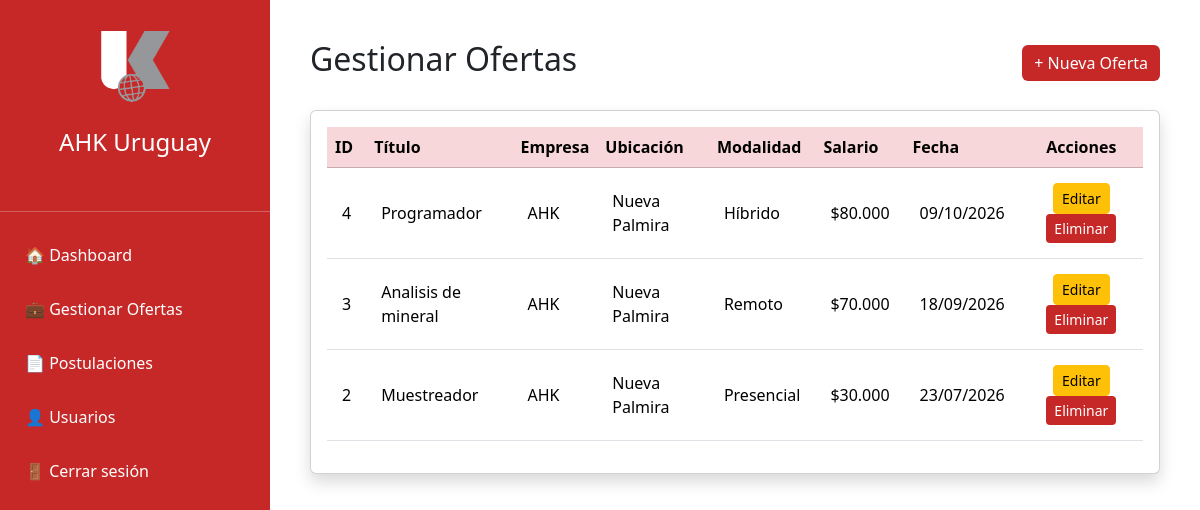
/admin/ofertas/listar_ofertas.php (signed in), run on the app's committed database.
### tables this page shows
CREATE TABLE `ofertas_laborales` (
  `id` int(11) NOT NULL,
  `titulo` varchar(150) NOT NULL,
  `empresa` varchar(150) DEFAULT NULL,
  `ubicacion` varchar(100) DEFAULT NULL,
  `modalidad` varchar(50) DEFAULT NULL,
  `salario` varchar(50) DEFAULT NULL,
  `descripcion` text DEFAULT NULL,
  `requisitos` text DEFAULT NULL,
  `fecha_publicacion` date DEFAULT NULL
);

### admin/ofertas/listar_ofertas.php (the view, shortened to what this page needs)
<?php
$conn = conectar();
$sql = "SELECT * FROM ofertas_laborales
        ORDER BY fecha_publicacion DESC";
$resultado = $conn->query($sql);
?>
<!DOCTYPE html>
<html lang="es">
<head>
<link href="https://cdn.jsdelivr.net/npm/bootstrap@5.3.8/dist/css/bootstrap.min.css"
rel="stylesheet">
<link rel="stylesheet"
href="../css/admin.css">
</head>
<body>
<div class="d-flex">
<div class="sidebar">
<div class="logo">
<img src="../../assets/img/logo.png"
width="80">
<h4 class="mt-3">
AHK Uruguay
</h4>
</div>
<hr>
<a href="../dashboard.php">
🏠 Dashboard
</a>
<a href="listar_ofertas.php">
💼 Gestionar Ofertas
</a>
<a href="../postulaciones/listar_postulaciones.php">
📄 Postulaciones
</a>
<a href="../usuarios/listar_usuarios.php">
👤 Usuarios
</a>
<a href="../logout.php">
🚪 Cerrar sesión
</a>
</div>
<div class="contenido">
<div class="d-flex
justify-content-between
align-items-center
mb-4">
<h2>
Gestionar Ofertas
</h2>
<a
href="agregar_oferta.php"
class="btn btn-danger">
+ Nueva Oferta
</a>
</div>
<div class="card shadow">
<div class="card-body">
<div class="table-responsive">
<table class="table table-hover align-middle">
<thead class="table-danger">
<tr>
<th>ID</th>
<th>Título</th>
<th>Empresa</th>
<th>Ubicación</th>
<th>Modalidad</th>
<th>Salario</th>
<th>Fecha</th>
<th class="text-center">
Acciones
</th>
</tr>
</thead>
<tbody>
<?php
if($resultado->num_rows>0){
while($fila=$resultado->fetch_assoc()){
?>
<tr>
<td>
<?php echo $fila["id"]; ?>
</td>
<td>
<?php echo $fila["titulo"]; ?>
</td>
<td>
<?php echo $fila["empresa"]; ?>
</td>
<td>
<?php echo $fila["ubicacion"]; ?>
</td>
<td>
<?php echo $fila["modalidad"]; ?>
</td>
<td>
<?php echo $fila["salario"]; ?>
</td>
<td>
<?php
echo date(
"d/m/Y",
strtotime($fila["fecha_publicacion"])
);
?>
</td>
<td class="text-center">
<a
href="editar_oferta.php?id=<?php echo $fila["id"]; ?>"
class="btn btn-warning btn-sm">
Editar
</a>
<a
href="eliminar_oferta.php?id=<?php echo $fila["id"]; ?>"
class="btn btn-danger btn-sm"
onclick="return confirm('¿Desea eliminar esta oferta?');">
Eliminar
</a>
</td>
</tr>
<?php
}
}
?>
</tbody>
</table>
</div>
</div>
</div>
</div>
</div>
</body>
</html>

### admin/css/admin.css (style rules this page uses)
.sidebar { width:270px; min-height:100vh; background:#c62828; color:white; position:fixed; }
.logo { text-align:center; padding:30px 15px; }
.logo img { width:80px; margin-bottom:10px; }
.sidebar a { display:block; color:white; text-decoration:none; padding:15px 25px; transition:.3s; font-weight:500; }
.contenido { margin-left:270px; padding:40px; width:100%; }
.table { vertical-align:middle; }
.table thead { font-weight:600; }
.table td { padding:15px; }
.btn-danger { background:#c62828; border:none; transition:.3s; }

### data on the page
ofertas_laborales: id "4", titulo "Programador", empresa "AHK", ubicacion "Nueva Palmira", modalidad "Híbrido", salario "$80.000", fecha_publicacion "09/10/2026"
ofertas_laborales: id "3", titulo "Analisis de mineral", empresa "AHK", ubicacion "Nueva Palmira", modalidad "Remoto", salario "$70.000", fecha_publicacion "18/09/2026"
ofertas_laborales: id "2", titulo "Muestreador", empresa "AHK", ubicacion "Nueva Palmira", modalidad "Presencial", salario "$30.000", fecha_publicacion "23/07/2026"
